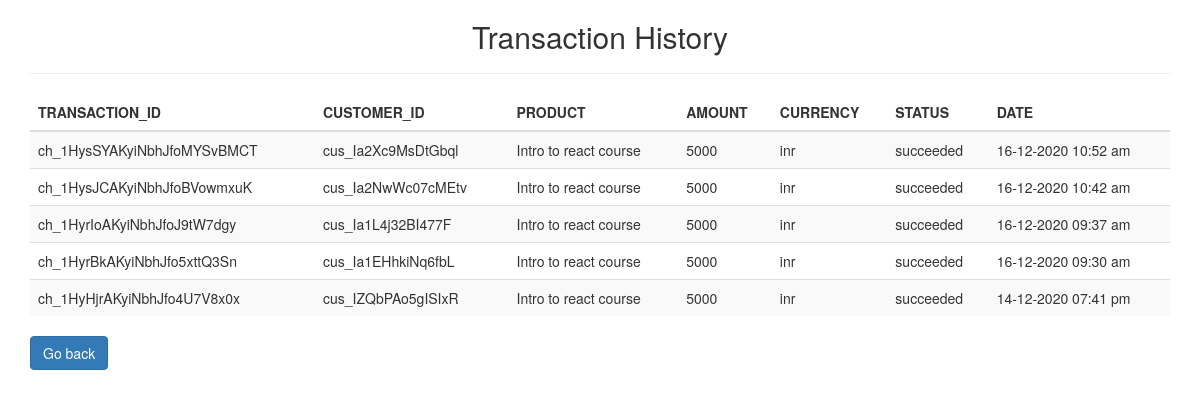
Screenshot of /transactions.php with the database file from the repository.
### tables this page shows
CREATE TABLE `transactions` (
  `id` varchar(255) NOT NULL,
  `customer_id` varchar(255) NOT NULL,
  `product` varchar(255) NOT NULL,
  `amount` varchar(255) NOT NULL,
  `currency` varchar(255) NOT NULL,
  `status` varchar(255) NOT NULL,
  `created_at` datetime NOT NULL DEFAULT current_timestamp()
);

### lib/pdo_db.php (called while the page is built, shortened)
<?php
class Database
{
	private $host = DB_HOST;
	private $user = DB_USER;
	private $pass = DB_PASS;
	private $dbname = DB_NAME;
	private $dbh;
	private $stmt;
	public function __construct()
	{
		$dsn = 'mysql:host=' . $this->host . ';dbname=' . $this->dbname;
		$options = array(
			PDO::ATTR_PERSISTENT => true,
			PDO::ATTR_ERRMODE => PDO::ERRMODE_EXCEPTION
		);
		try {
			$this->dbh = new PDO($dsn, $this->user, $this->pass, $options);
		}
		catch (PDOException $e) {
			$this->error = $e->getMessage();
		}
	}
	public function query($query)
	{
		$this->stmt = $this->dbh->prepare($query);
	}
	public function execute()
	{
		return $this->stmt->execute();
	}
	public function resultset()
	{
		$this->execute();
		return $this->stmt->fetchAll(PDO::FETCH_OBJ);
	}
}

### modals/Transaction.php (called while the page is built, shortened)
<?php
class Transaction{
    private $db;
    function __construct(){
        $this -> db = new Database();
    }
    public function showTransaction(){
        $this -> db -> query("SELECT * FROM transactions ORDER BY created_at DESC");
        if($this -> db -> execute()){
            return $this -> db -> resultset();
        }else{
            return false;
        }
    }
}

### transactions.php (the view, shortened to what this page needs)
<?php
require_once("./lib/pdo_db.php");
require_once("./modals/Transaction.php");
?>
<!DOCTYPE html>
<html lang="en">
<head>
    <link rel="stylesheet" href="https://maxcdn.bootstrapcdn.com/bootstrap/3.3.7/css/bootstrap.min.css">
</head>
<body>
    <?php
    $transaction = new Transaction();
    $transactions = $transaction->showTransaction();
    ?>
    <div class="container">
        <h2 class="text-center">Transaction History</h2>
        <hr>
        <table class="table table-striped table-hover table-dark">
            <thead class="thead-dark">
                <tr>
                    <th scope="col">TRANSACTION_ID</th>
                    <th scope="col">CUSTOMER_ID</th>
                    <th scope="col">PRODUCT</th>
                    <th scope="col">AMOUNT</th>
                    <th scope="col">CURRENCY</th>
                    <th scope="col">STATUS</th>
                    <th scope="col">DATE</th>
                </tr>
            </thead>
            <tbody>
                <?php
                foreach ($transactions as $value) {
                    $date = date_format(date_create($value -> created_at), "d-m-Y h:i a");
                ?>
                    <tr>
                        <td><?= $value->id ?></td>
                        <td><?= $value->customer_id ?></td>
                        <td><?= $value->product ?></td>
                        <td><?= $value->amount ?></td>
                        <td><?= $value->currency ?></td>
                        <td><?= $value->status ?></td>
                        <td><?= $date ?></td>
                    </tr>
                <?php } ?>
            </tbody>
        </table>
        <a href="./index.php" class="btn btn-primary">Go back</a>
    </div>
</body>
</html>

### rows the page displays
transactions: id "ch_1HysSYAKyiNbhJfoMYSvBMCT", customer "cus_Ia2Xc9MsDtGbql", product "Intro to react course", amount "5000", currency "inr", status "succeeded", created_at "16-12-2020 10:52 am"
transactions: id "ch_1HysJCAKyiNbhJfoBVowmxuK", customer "cus_Ia2NwWc07cMEtv", product "Intro to react course", amount "5000", currency "inr", status "succeeded", created_at "16-12-2020 10:42 am"
transactions: id "ch_1HyrIoAKyiNbhJfoJ9tW7dgy", customer "cus_Ia1L4j32BI477F", product "Intro to react course", amount "5000", currency "inr", status "succeeded", created_at "16-12-2020 09:37 am"
transactions: id "ch_1HyrBkAKyiNbhJfo5xttQ3Sn", customer "cus_Ia1EHhkiNq6fbL", product "Intro to react course", amount "5000", currency "inr", status "succeeded", created_at "16-12-2020 09:30 am"
transactions: id "ch_1HyHjrAKyiNbhJfo4U7V8x0x", customer "cus_IZQbPAo5gISIxR", product "Intro to react course", amount "5000", currency "inr", status "succeeded", created_at "14-12-2020 07:41 pm"
